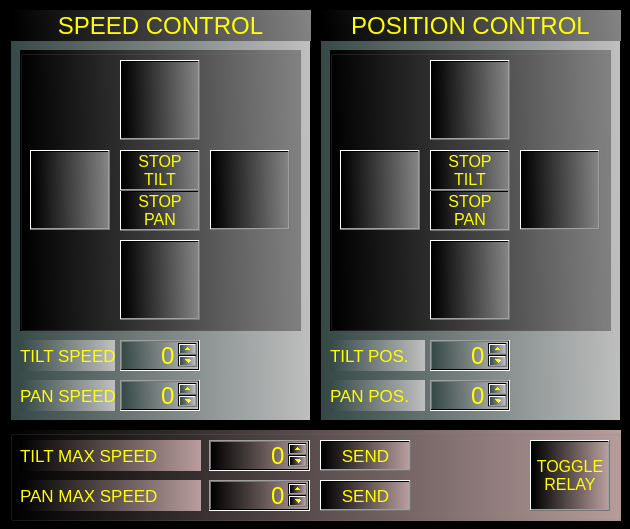
<?xml version="1.0" encoding="UTF-8"?>
<ui version="4.0">
 <class>MainWindow</class>
 <widget class="QMainWindow" name="MainWindow">
  <property name="geometry">
   <rect>
    <x>0</x>
    <y>0</y>
    <width>630</width>
    <height>529</height>
   </rect>
  </property>
  <property name="sizePolicy">
   <sizepolicy hsizetype="Preferred" vsizetype="Preferred">
    <horstretch>0</horstretch>
    <verstretch>0</verstretch>
   </sizepolicy>
  </property>
  <property name="windowTitle">
   <string>Laser Pointer</string>
  </property>
  <property name="styleSheet">
   <string notr="true">background-color: rgb(0, 0, 0);</string>
  </property>
  <property name="animated">
   <bool>false</bool>
  </property>
  <widget class="QWidget" name="centralWidget">
   <widget class="QFrame" name="frame">
    <property name="geometry">
     <rect>
      <x>10</x>
      <y>10</y>
      <width>301</width>
      <height>411</height>
     </rect>
    </property>
    <property name="styleSheet">
     <string notr="true">background-color: qlineargradient(spread:pad, x1:0, y1:0.0170455, x2:0.99, y2:0, stop:0 rgba(54, 73, 71, 255), stop:1 rgba(191, 191, 191, 255));</string>
    </property>
    <property name="frameShape">
     <enum>QFrame::StyledPanel</enum>
    </property>
    <property name="frameShadow">
     <enum>QFrame::Raised</enum>
    </property>
    <widget class="QLabel" name="label">
     <property name="geometry">
      <rect>
       <x>0</x>
       <y>0</y>
       <width>301</width>
       <height>31</height>
      </rect>
     </property>
     <property name="font">
      <font>
       <pointsize>18</pointsize>
      </font>
     </property>
     <property name="styleSheet">
      <string notr="true">color: rgb(255, 255, 0);
background-color: qlineargradient(spread:pad, x1:0, y1:0.0170455, x2:0.99, y2:0, stop:0 rgba(0, 0, 0, 255), stop:1 rgba(131, 131, 131, 255));</string>
     </property>
     <property name="text">
      <string>SPEED CONTROL</string>
     </property>
     <property name="alignment">
      <set>Qt::AlignCenter</set>
     </property>
    </widget>
    <widget class="QGroupBox" name="groupBox_2">
     <property name="geometry">
      <rect>
       <x>10</x>
       <y>40</y>
       <width>281</width>
       <height>281</height>
      </rect>
     </property>
     <property name="styleSheet">
      <string notr="true">background-color: qlineargradient(spread:pad, x1:0, y1:0.0170455, x2:0.99, y2:0, stop:0 rgba(0, 0, 0, 255), stop:1 rgba(131, 131, 131, 255));</string>
     </property>
     <property name="title">
      <string/>
     </property>
     <widget class="QPushButton" name="pushButton_send_tilt_down">
      <property name="geometry">
       <rect>
        <x>100</x>
        <y>190</y>
        <width>80</width>
        <height>80</height>
       </rect>
      </property>
      <property name="font">
       <font>
        <pointsize>18</pointsize>
       </font>
      </property>
      <property name="styleSheet">
       <string notr="true">color: rgb(255, 255, 0);</string>
      </property>
      <property name="text">
       <string/>
      </property>
     </widget>
     <widget class="QPushButton" name="pushButton_send_tilt_up">
      <property name="geometry">
       <rect>
        <x>100</x>
        <y>10</y>
        <width>80</width>
        <height>80</height>
       </rect>
      </property>
      <property name="font">
       <font>
        <pointsize>18</pointsize>
       </font>
      </property>
      <property name="styleSheet">
       <string notr="true">color: rgb(255, 255, 0);</string>
      </property>
      <property name="text">
       <string/>
      </property>
     </widget>
     <widget class="QPushButton" name="pushButton_send_pan_left">
      <property name="geometry">
       <rect>
        <x>10</x>
        <y>100</y>
        <width>80</width>
        <height>80</height>
       </rect>
      </property>
      <property name="font">
       <font>
        <pointsize>18</pointsize>
       </font>
      </property>
      <property name="styleSheet">
       <string notr="true"/>
      </property>
      <property name="text">
       <string notr="true"/>
      </property>
      <property name="autoDefault">
       <bool>false</bool>
      </property>
      <property name="default">
       <bool>false</bool>
      </property>
      <property name="flat">
       <bool>false</bool>
      </property>
     </widget>
     <widget class="QPushButton" name="pushButton_send_pan_right">
      <property name="geometry">
       <rect>
        <x>190</x>
        <y>100</y>
        <width>80</width>
        <height>80</height>
       </rect>
      </property>
      <property name="font">
       <font>
        <pointsize>18</pointsize>
       </font>
      </property>
      <property name="styleSheet">
       <string notr="true">color: rgb(255, 255, 0);</string>
      </property>
      <property name="text">
       <string/>
      </property>
     </widget>
     <widget class="QPushButton" name="pushButton_send_pan_stop">
      <property name="geometry">
       <rect>
        <x>100</x>
        <y>140</y>
        <width>80</width>
        <height>41</height>
       </rect>
      </property>
      <property name="font">
       <font>
        <pointsize>12</pointsize>
       </font>
      </property>
      <property name="styleSheet">
       <string notr="true">color: rgb(255, 255, 0);</string>
      </property>
      <property name="text">
       <string>STOP
PAN</string>
      </property>
     </widget>
     <widget class="QPushButton" name="pushButton_send_tilt_stop">
      <property name="geometry">
       <rect>
        <x>100</x>
        <y>100</y>
        <width>80</width>
        <height>41</height>
       </rect>
      </property>
      <property name="font">
       <font>
        <pointsize>12</pointsize>
       </font>
      </property>
      <property name="styleSheet">
       <string notr="true">color: rgb(255, 255, 0);</string>
      </property>
      <property name="text">
       <string>STOP
TILT</string>
      </property>
     </widget>
    </widget>
    <widget class="QSpinBox" name="spinBox_speed_tilt">
     <property name="geometry">
      <rect>
       <x>110</x>
       <y>330</y>
       <width>80</width>
       <height>31</height>
      </rect>
     </property>
     <property name="font">
      <font>
       <pointsize>18</pointsize>
      </font>
     </property>
     <property name="styleSheet">
      <string notr="true">color: rgb(255, 255, 0);</string>
     </property>
     <property name="alignment">
      <set>Qt::AlignRight|Qt::AlignTrailing|Qt::AlignVCenter</set>
     </property>
     <property name="maximum">
      <number>9999999</number>
     </property>
    </widget>
    <widget class="QSpinBox" name="spinBox_speed_pan">
     <property name="geometry">
      <rect>
       <x>110</x>
       <y>370</y>
       <width>80</width>
       <height>31</height>
      </rect>
     </property>
     <property name="font">
      <font>
       <pointsize>18</pointsize>
      </font>
     </property>
     <property name="styleSheet">
      <string notr="true">color: rgb(255, 255, 0);</string>
     </property>
     <property name="alignment">
      <set>Qt::AlignRight|Qt::AlignTrailing|Qt::AlignVCenter</set>
     </property>
     <property name="maximum">
      <number>9999999</number>
     </property>
    </widget>
    <widget class="QLabel" name="label_3">
     <property name="geometry">
      <rect>
       <x>10</x>
       <y>330</y>
       <width>95</width>
       <height>31</height>
      </rect>
     </property>
     <property name="font">
      <font>
       <pointsize>13</pointsize>
      </font>
     </property>
     <property name="styleSheet">
      <string notr="true">color: rgb(255, 255, 0);</string>
     </property>
     <property name="text">
      <string>TILT SPEED</string>
     </property>
    </widget>
    <widget class="QLabel" name="label_4">
     <property name="geometry">
      <rect>
       <x>10</x>
       <y>370</y>
       <width>95</width>
       <height>31</height>
      </rect>
     </property>
     <property name="font">
      <font>
       <pointsize>13</pointsize>
      </font>
     </property>
     <property name="styleSheet">
      <string notr="true">color: rgb(255, 255, 0);</string>
     </property>
     <property name="text">
      <string>PAN SPEED</string>
     </property>
    </widget>
   </widget>
   <widget class="QFrame" name="frame_2">
    <property name="geometry">
     <rect>
      <x>320</x>
      <y>10</y>
      <width>301</width>
      <height>411</height>
     </rect>
    </property>
    <property name="styleSheet">
     <string notr="true">background-color: qlineargradient(spread:pad, x1:0, y1:0.0170455, x2:0.99, y2:0, stop:0 rgba(54, 73, 71, 255), stop:1 rgba(191, 191, 191, 255));</string>
    </property>
    <property name="frameShape">
     <enum>QFrame::StyledPanel</enum>
    </property>
    <property name="frameShadow">
     <enum>QFrame::Raised</enum>
    </property>
    <widget class="QLabel" name="label_2">
     <property name="geometry">
      <rect>
       <x>0</x>
       <y>0</y>
       <width>301</width>
       <height>31</height>
      </rect>
     </property>
     <property name="font">
      <font>
       <pointsize>18</pointsize>
      </font>
     </property>
     <property name="styleSheet">
      <string notr="true">color: rgb(255, 255, 0);
background-color: qlineargradient(spread:pad, x1:0, y1:0.0170455, x2:0.99, y2:0, stop:0 rgba(0, 0, 0, 255), stop:1 rgba(131, 131, 131, 255));</string>
     </property>
     <property name="text">
      <string>POSITION CONTROL</string>
     </property>
     <property name="alignment">
      <set>Qt::AlignCenter</set>
     </property>
    </widget>
    <widget class="QGroupBox" name="groupBox_3">
     <property name="geometry">
      <rect>
       <x>10</x>
       <y>40</y>
       <width>281</width>
       <height>281</height>
      </rect>
     </property>
     <property name="styleSheet">
      <string notr="true">background-color: qlineargradient(spread:pad, x1:0, y1:0.0170455, x2:0.99, y2:0, stop:0 rgba(0, 0, 0, 255), stop:1 rgba(131, 131, 131, 255));</string>
     </property>
     <property name="title">
      <string/>
     </property>
     <widget class="QPushButton" name="pushButton_pos_tilt_down">
      <property name="geometry">
       <rect>
        <x>100</x>
        <y>190</y>
        <width>80</width>
        <height>80</height>
       </rect>
      </property>
      <property name="font">
       <font>
        <pointsize>18</pointsize>
       </font>
      </property>
      <property name="styleSheet">
       <string notr="true">color: rgb(255, 255, 0);</string>
      </property>
      <property name="text">
       <string/>
      </property>
     </widget>
     <widget class="QPushButton" name="pushButton_pos_tilt_up">
      <property name="geometry">
       <rect>
        <x>100</x>
        <y>10</y>
        <width>80</width>
        <height>80</height>
       </rect>
      </property>
      <property name="font">
       <font>
        <pointsize>18</pointsize>
       </font>
      </property>
      <property name="styleSheet">
       <string notr="true">color: rgb(255, 255, 0);</string>
      </property>
      <property name="text">
       <string/>
      </property>
     </widget>
     <widget class="QPushButton" name="pushButton_pos_pan_right">
      <property name="geometry">
       <rect>
        <x>190</x>
        <y>100</y>
        <width>80</width>
        <height>80</height>
       </rect>
      </property>
      <property name="font">
       <font>
        <pointsize>18</pointsize>
       </font>
      </property>
      <property name="styleSheet">
       <string notr="true">color: rgb(255, 255, 0);</string>
      </property>
      <property name="text">
       <string/>
      </property>
     </widget>
     <widget class="QPushButton" name="pushButton_pos_pan_left">
      <property name="geometry">
       <rect>
        <x>10</x>
        <y>100</y>
        <width>80</width>
        <height>80</height>
       </rect>
      </property>
      <property name="font">
       <font>
        <pointsize>18</pointsize>
       </font>
      </property>
      <property name="styleSheet">
       <string notr="true"/>
      </property>
      <property name="text">
       <string notr="true"/>
      </property>
      <property name="autoDefault">
       <bool>false</bool>
      </property>
      <property name="default">
       <bool>false</bool>
      </property>
      <property name="flat">
       <bool>false</bool>
      </property>
     </widget>
     <widget class="QPushButton" name="pushButton_pos_pan_stop">
      <property name="geometry">
       <rect>
        <x>100</x>
        <y>140</y>
        <width>80</width>
        <height>41</height>
       </rect>
      </property>
      <property name="font">
       <font>
        <pointsize>12</pointsize>
       </font>
      </property>
      <property name="styleSheet">
       <string notr="true">color: rgb(255, 255, 0);</string>
      </property>
      <property name="text">
       <string>STOP
PAN</string>
      </property>
     </widget>
     <widget class="QPushButton" name="pushButton_pos_tilt_stop">
      <property name="geometry">
       <rect>
        <x>100</x>
        <y>100</y>
        <width>80</width>
        <height>41</height>
       </rect>
      </property>
      <property name="font">
       <font>
        <pointsize>12</pointsize>
       </font>
      </property>
      <property name="styleSheet">
       <string notr="true">color: rgb(255, 255, 0);</string>
      </property>
      <property name="text">
       <string>STOP
TILT</string>
      </property>
     </widget>
    </widget>
    <widget class="QSpinBox" name="spinBox_pos_pan">
     <property name="geometry">
      <rect>
       <x>110</x>
       <y>370</y>
       <width>80</width>
       <height>31</height>
      </rect>
     </property>
     <property name="font">
      <font>
       <pointsize>18</pointsize>
      </font>
     </property>
     <property name="styleSheet">
      <string notr="true">color: rgb(255, 255, 0);</string>
     </property>
     <property name="alignment">
      <set>Qt::AlignRight|Qt::AlignTrailing|Qt::AlignVCenter</set>
     </property>
     <property name="maximum">
      <number>9999999</number>
     </property>
    </widget>
    <widget class="QSpinBox" name="spinBox_pos_tilt">
     <property name="geometry">
      <rect>
       <x>110</x>
       <y>330</y>
       <width>80</width>
       <height>31</height>
      </rect>
     </property>
     <property name="font">
      <font>
       <pointsize>18</pointsize>
      </font>
     </property>
     <property name="styleSheet">
      <string notr="true">color: rgb(255, 255, 0);</string>
     </property>
     <property name="alignment">
      <set>Qt::AlignRight|Qt::AlignTrailing|Qt::AlignVCenter</set>
     </property>
     <property name="maximum">
      <number>9999999</number>
     </property>
    </widget>
    <widget class="QLabel" name="label_5">
     <property name="geometry">
      <rect>
       <x>10</x>
       <y>330</y>
       <width>95</width>
       <height>31</height>
      </rect>
     </property>
     <property name="font">
      <font>
       <pointsize>13</pointsize>
      </font>
     </property>
     <property name="styleSheet">
      <string notr="true">color: rgb(255, 255, 0);</string>
     </property>
     <property name="text">
      <string>TILT POS.</string>
     </property>
    </widget>
    <widget class="QLabel" name="label_6">
     <property name="geometry">
      <rect>
       <x>10</x>
       <y>370</y>
       <width>95</width>
       <height>31</height>
      </rect>
     </property>
     <property name="font">
      <font>
       <pointsize>13</pointsize>
      </font>
     </property>
     <property name="styleSheet">
      <string notr="true">color: rgb(255, 255, 0);</string>
     </property>
     <property name="text">
      <string>PAN POS.</string>
     </property>
    </widget>
   </widget>
   <widget class="QGroupBox" name="groupBox">
    <property name="geometry">
     <rect>
      <x>10</x>
      <y>430</y>
      <width>611</width>
      <height>91</height>
     </rect>
    </property>
    <property name="styleSheet">
     <string notr="true">background-color: qlineargradient(spread:pad, x1:0, y1:0.0170455, x2:1, y2:0.0170455, stop:0 rgba(0, 0, 0, 255), stop:1 rgba(185, 158, 158, 255));</string>
    </property>
    <property name="title">
     <string/>
    </property>
    <widget class="QPushButton" name="pushButton_send_max_speed_tilt">
     <property name="geometry">
      <rect>
       <x>310</x>
       <y>10</y>
       <width>91</width>
       <height>31</height>
      </rect>
     </property>
     <property name="font">
      <font>
       <pointsize>13</pointsize>
      </font>
     </property>
     <property name="styleSheet">
      <string notr="true">color: rgb(255, 255, 0);</string>
     </property>
     <property name="text">
      <string>SEND</string>
     </property>
    </widget>
    <widget class="QLabel" name="label_7">
     <property name="geometry">
      <rect>
       <x>10</x>
       <y>10</y>
       <width>181</width>
       <height>31</height>
      </rect>
     </property>
     <property name="font">
      <font>
       <pointsize>13</pointsize>
      </font>
     </property>
     <property name="styleSheet">
      <string notr="true">color: rgb(255, 255, 0);</string>
     </property>
     <property name="text">
      <string>TILT MAX SPEED</string>
     </property>
    </widget>
    <widget class="QSpinBox" name="spinBox_max_speed_tilt">
     <property name="geometry">
      <rect>
       <x>199</x>
       <y>10</y>
       <width>101</width>
       <height>31</height>
      </rect>
     </property>
     <property name="font">
      <font>
       <pointsize>18</pointsize>
      </font>
     </property>
     <property name="styleSheet">
      <string notr="true">color: rgb(255, 255, 0);</string>
     </property>
     <property name="alignment">
      <set>Qt::AlignRight|Qt::AlignTrailing|Qt::AlignVCenter</set>
     </property>
     <property name="maximum">
      <number>255</number>
     </property>
    </widget>
    <widget class="QLabel" name="label_8">
     <property name="geometry">
      <rect>
       <x>10</x>
       <y>50</y>
       <width>181</width>
       <height>31</height>
      </rect>
     </property>
     <property name="font">
      <font>
       <pointsize>13</pointsize>
      </font>
     </property>
     <property name="styleSheet">
      <string notr="true">color: rgb(255, 255, 0);</string>
     </property>
     <property name="text">
      <string>PAN MAX SPEED</string>
     </property>
    </widget>
    <widget class="QSpinBox" name="spinBox_max_speed_pan">
     <property name="geometry">
      <rect>
       <x>199</x>
       <y>50</y>
       <width>101</width>
       <height>31</height>
      </rect>
     </property>
     <property name="font">
      <font>
       <pointsize>18</pointsize>
      </font>
     </property>
     <property name="styleSheet">
      <string notr="true">color: rgb(255, 255, 0);</string>
     </property>
     <property name="alignment">
      <set>Qt::AlignRight|Qt::AlignTrailing|Qt::AlignVCenter</set>
     </property>
     <property name="maximum">
      <number>255</number>
     </property>
    </widget>
    <widget class="QPushButton" name="pushButton_send_max_speed_pan">
     <property name="geometry">
      <rect>
       <x>310</x>
       <y>50</y>
       <width>91</width>
       <height>31</height>
      </rect>
     </property>
     <property name="font">
      <font>
       <pointsize>13</pointsize>
      </font>
     </property>
     <property name="styleSheet">
      <string notr="true">color: rgb(255, 255, 0);</string>
     </property>
     <property name="text">
      <string>SEND</string>
     </property>
    </widget>
    <widget class="QPushButton" name="pushButton_toggle_relay">
     <property name="geometry">
      <rect>
       <x>520</x>
       <y>10</y>
       <width>80</width>
       <height>71</height>
      </rect>
     </property>
     <property name="font">
      <font>
       <pointsize>12</pointsize>
      </font>
     </property>
     <property name="styleSheet">
      <string notr="true">color: rgb(255, 255, 0);</string>
     </property>
     <property name="text">
      <string>TOGGLE
RELAY</string>
     </property>
    </widget>
   </widget>
  </widget>
 </widget>
 <layoutdefault spacing="6" margin="11"/>
 <resources/>
 <connections/>
</ui>
